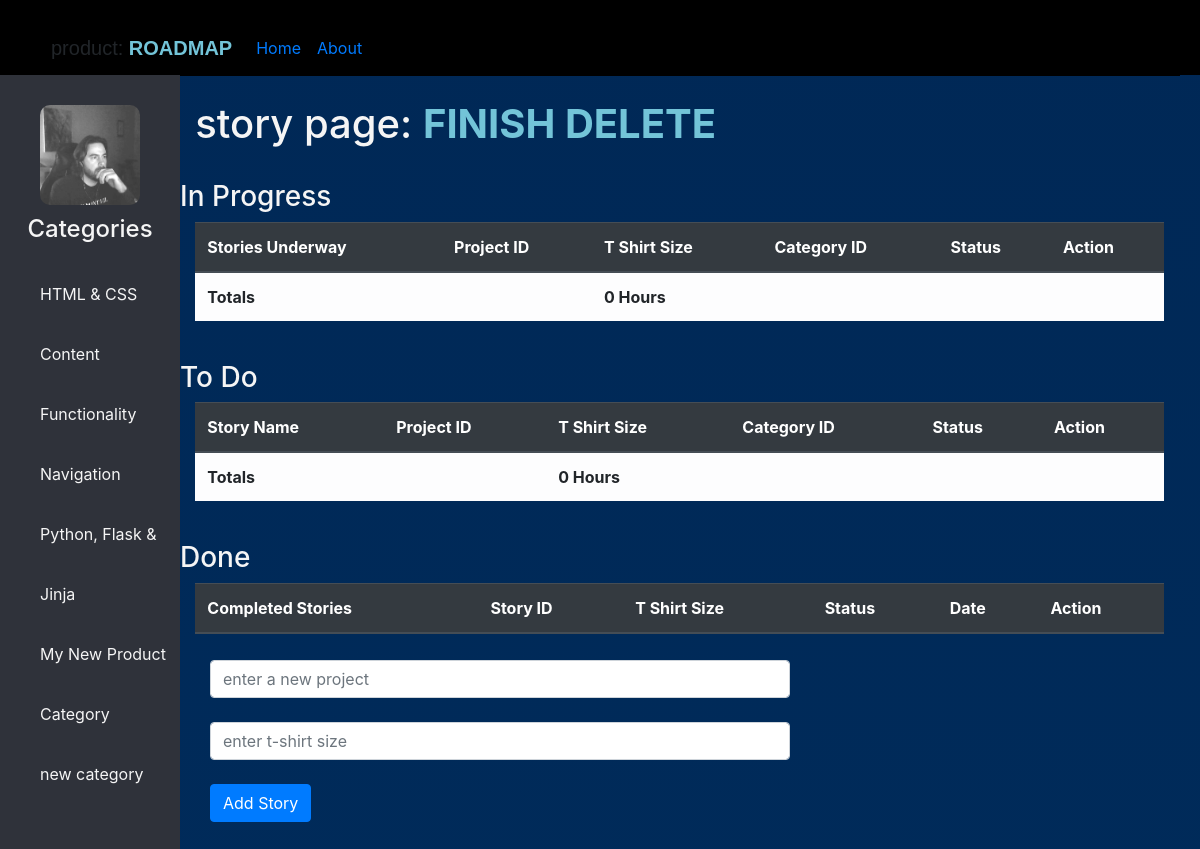
/stories/9, run on the app's committed database.
### tables this page shows
CREATE TABLE "categories" (
	"category"	TEXT NOT NULL UNIQUE,
	"categoryid"	INTEGER NOT NULL PRIMARY KEY AUTOINCREMENT UNIQUE,
	"product"	TEXT NOT NULL,
	"date"	INTEGER NOT NULL
);

CREATE TABLE "projects" (
	"project"	TEXT NOT NULL UNIQUE,
	"projectid"	INTEGER NOT NULL PRIMARY KEY AUTOINCREMENT UNIQUE,
	"tshirtsize"	INTEGER,
	"categoryid"	INTEGER,
	"status"	TEXT NOT NULL DEFAULT 'To Do',
	FOREIGN KEY("categoryid") REFERENCES "categories"("categoryid") ON UPDATE CASCADE ON DELETE CASCADE
);

### application.py (the view)
@app.route("/stories/<int:project_id>", methods=["GET", "POST"])
def load_stories(project_id):
    if request.method == "POST":
        story = request.form.get("story")
        tshirtsize = request.form.get("tshirtsize")
        today = date.today()
        add_story = Stories(story=story, tshirtsize=tshirtsize, date=today, projectid=project_id)
        try:
            db.session.add(add_story)
            db.session.commit()
            return redirect(f"/stories/{project_id}")
        except:
            return "There was an error creating the Story..."
    else:
        stories_inprog = db.session.query(Stories.story, Stories.storyid, Stories.tshirtsize, Stories.date, Stories.projectid, Stories.status).filter(and_(Stories.projectid == project_id, and_(Stories.status != 'Done', Stories.status != 'To Do')))
        stories_todo = db.session.query(Stories.story, Stories.storyid, Stories.tshirtsize, Stories.date, Stories.projectid, Stories.status).filter(Stories.projectid == project_id, and_(Stories.status != 'Done', Stories.status != 'In Progress'))
        stories_done = db.session.query(Stories.story, Stories.storyid, Stories.tshirtsize, Stories.date, Stories.projectid, Stories.status).filter(Stories.projectid == project_id, and_(Stories.status != 'In Progress', Stories.status != 'To Do'))
        totalSize = 0
        for row in stories_todo:
            tshirtsize = int(row.tshirtsize)
            totalSize += tshirtsize
        project_name = db.session.query(Projects).get(project_id)
        return render_template("stories.html", project_name=project_name.project, projectid=project_id, stories_inprog=stories_inprog, stories_todo=stories_todo, stories_done=stories_done, totalSize=totalSize)

### application.py (called while the page is built)
@app.after_request
def after_request(response):
    response.headers["Cache-Control"] = "no-cache, no-store, must-revalidate"
    response.headers["Expires"] = 0
    response.headers["Pragma"] = "no-cache"
    return response

@app.context_processor
def context_processor():
    categories = db.session.query(Categories.category, Categories.categoryid, Categories.product, Categories.date)
    projects = db.session.query(Projects.project, Projects.projectid, Projects.tshirtsize, Projects.categoryid, Projects.status)
    stories = db.session.query(Stories.story, Stories.storyid, Stories.tshirtsize, Stories.date, Stories.projectid, Stories.status)
    return dict(categories=categories, projects=projects)

### templates/stories.html (shortened to what this page needs)
{% extends "layout.html" %}
{% block content %}
    <div class="content-header">
        <h1>story page: <b><span>{{ project_name }}</span></b></h1>
        <br>
    </div>
    <table class="table center table-hover table-light">
        <h3>In Progress</h3>
        <thead class="thead-dark">
            <th>Stories Underway</th>
            <th>Project ID</th>
            <th>T Shirt Size</th>
            <th>Category ID</th>
            <th>Status</th>
            <th>Action</th>
        </thead>
        <thead>
            <td><b>Totals</b></td>
            <td></td>
            <td><b>{{ totalSize }} Hours</b></td>
            <td></td>
            <td></td>
            <td></td>
        </thead>
    </table>
    <br>
    <table class="table center table-hover table-light">
        <h3>To Do</h3>
        <thead class="thead-dark">
            <th>Story Name</th>
            <th>Project ID</th>
            <th>T Shirt Size</th>
            <th>Category ID</th>
            <th>Status</th>
            <th>Action</th>
        </thead>
        <thead>
            <td><b>Totals</b></td>
            <td></td>
            <td><b>{{ totalSize }} Hours</b></td>
            <td></td>
            <td></td>
            <td></td>
        </thead>
    </table>
    <br>
    <table class="table center table-hover table-light">
        <h3>Done</h3>
        <thead class="thead-dark">
            <th>Completed Stories</th>
            <th>Story ID</th>
            <th>T Shirt Size</th>
            <th>Status</th>
            <th>Date</th>
            <th>Action</th>
        </thead>
    </table>
    <form action="/stories/{{ projectid }}" method="POST">
        <div class="form-group">
            <input autocomplete="off" class="form-control" name="story" placeholder="enter a new project" type="text">
            <br>
            <input autocomplete="off" class="form-control" name="tshirtsize" placeholder="enter t-shirt size" type="text">
            <br>
            <button class="btn btn-primary" type="submit">Add Story</button>
        </div>
    </form>
{% endblock %}

### templates/layout.html (shortened to what this page needs)
<!DOCTYPE html>
<html lang="en">
        <head>
            <link rel="stylesheet" href="{{ url_for('static', filename='styles.css')}}">
            <link href="https://stackpath.bootstrapcdn.com/bootstrap/4.5.0/css/bootstrap.min.css" rel="stylesheet">
        </head>
        <body>
            <header>
                <nav class="navbar navbar-expand-lg">
                    <div class="container-fluid">
                        <a class="navbar-brand">product: <b><span>ROADMAP</span></b></a>
                        <div class="collapse navbar-collapse" id="navbarNavDropdown">
                            <ul class="navbar-nav">
                                <li class="nav-item">
                                    <a class="nav-link {% if request.path == '/' %}active{% endif %}" href="/">Home</a>
                                </li>
                                <li class="nav-item">
                                    <a class="nav-link {% if request.path == '/about' %}active{% endif %}" href="/about">About</a>
                                </li>
                            </ul>
                        </div>
                    </div>
                </nav>
            </header>
            <div class="sidebar">
                <center>
                    <img src="{{url_for('static', filename='me.png')}}" class="profile_image" alt="">
                    <h4>Categories</h4>
                </center>
                {% for row in categories %}
                <a href='/project/{{ row.categoryid }}'>{{ row.category }}</a>
                {% endfor %}
            </div>
                <div class="content">
                    {% block content %}
                    {% endblock %}
                </div>
        </body>
</html>

### static/styles.css (style rules this page uses)
body { margin: 0; padding: 0; font-family: "Monaco", sans-serif; z-index: -6; }
.navbar-brand { font-family: "Monaco", sans-serif; color: whitesmoke; }
span { color: #73C4D8; text-transform: uppercase; }
.navbar { background: black; }
header { position: fixed; background: black; padding: 20px; width: 100%; height: 75px; }
.sidebar { background: #2F323A; margin-top: 75px; padding-top: 30px; position: fixed; float: left; left: 0; width: 15%; height: 100%; }
.content { margin-left: 15%; background-image: linear-gradient(to bottom,#002856, #00447c, whitesmoke); background-size: cover; float: right; height: 200%; width: 85%; color: whitesmoke; position: absolute; z-index: -2; }
.content-header { margin-top:100px; margin-left:1.5%; width: 1000px; }
.table { max-width: 95%; }
table.center { margin-left: 1.5%; margin-right: auto; }
.form-group { margin-top: 10px; margin-left: 20px; padding: 10px; max-width: 600px; }
.sidebar a { color: whitesmoke; display: block; width: 100%; line-height:60px; text-decoration: none; padding-left: 40px; box-sizing: border-box; }
.sidebar .profile_image { width: 100px; height: 100px; border-radius: 10px; margin-bottom: 10px; }
.sidebar h4 { color: whitesmoke; margin-top: 0; margin-bottom: 20px; }

### data on the page
categories: category "HTML & CSS"
categories: category "Content"
categories: category "Functionality"
categories: category "Navigation"
categories: category "Python, Flask & Jinja"
categories: category "My New Product Category"
categories: category "new category"
projects: project "FINISH DELETE"

### other printed values
{{ totalSize }} "0"
